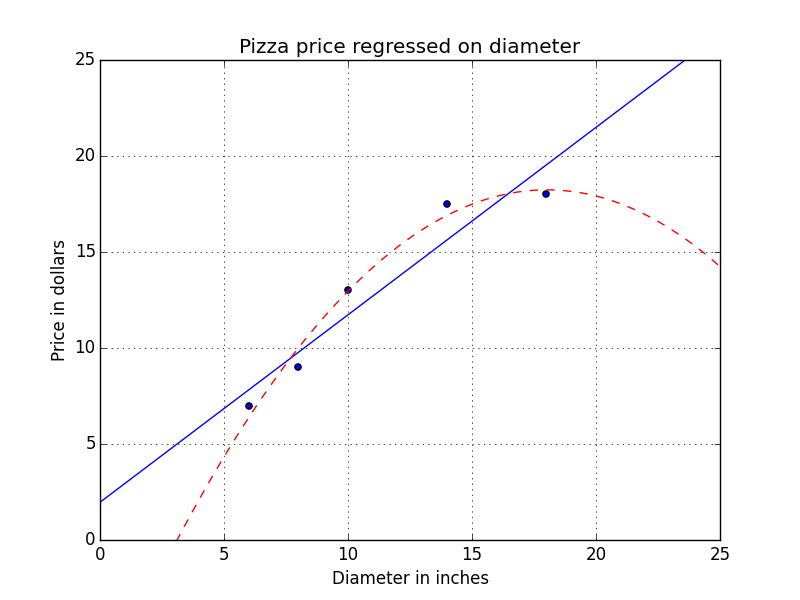

Reproduce this figure in Python.
import numpy as np
import matplotlib.pyplot as plt

from sklearn.linear_model import LinearRegression
from sklearn.preprocessing import PolynomialFeatures


X_train = [[6], [8], [10], [14], [18]]
y_train = [[7], [9], [13], [17.5], [18]]

X_test = [[6], [8], [11], [16]]
y_test = [[8], [12], [15], [18]]

regressor = LinearRegression()
regressor.fit(X_train, y_train)
xx = np.linspace(0, 26, 100)
yy = regressor.predict(xx.reshape(xx.shape[0], 1))
plt.plot(xx, yy)

# 2 degrees
quadratic_featurizer = PolynomialFeatures(degree=2)
X_train_quadratic = quadratic_featurizer.fit_transform(X_train)
X_test_quadratic = quadratic_featurizer.transform(X_test)

regressor_quadratic = LinearRegression()
regressor_quadratic.fit(X_train_quadratic, y_train)
xx_quadratic = quadratic_featurizer.transform(xx.reshape(xx.shape[0], 1))

plt.plot(xx, regressor_quadratic.predict(xx_quadratic), c='r', linestyle='--')
plt.title('Pizza price regressed on diameter')
plt.xlabel('Diameter in inches')
plt.ylabel('Price in dollars')
plt.axis([0, 25, 0, 25])
plt.grid(True)
plt.scatter(X_train, y_train)
plt.show()

print(X_train)
print(X_train_quadratic)

print(X_test)
print(X_test_quadratic)

print('Simple Linear Regression r-squared: %.5f' % regressor.score(X_test, y_test))
print('Quadratic Regression r-squared: %.5f' % regressor_quadratic.score(X_test_quadratic, y_test))
